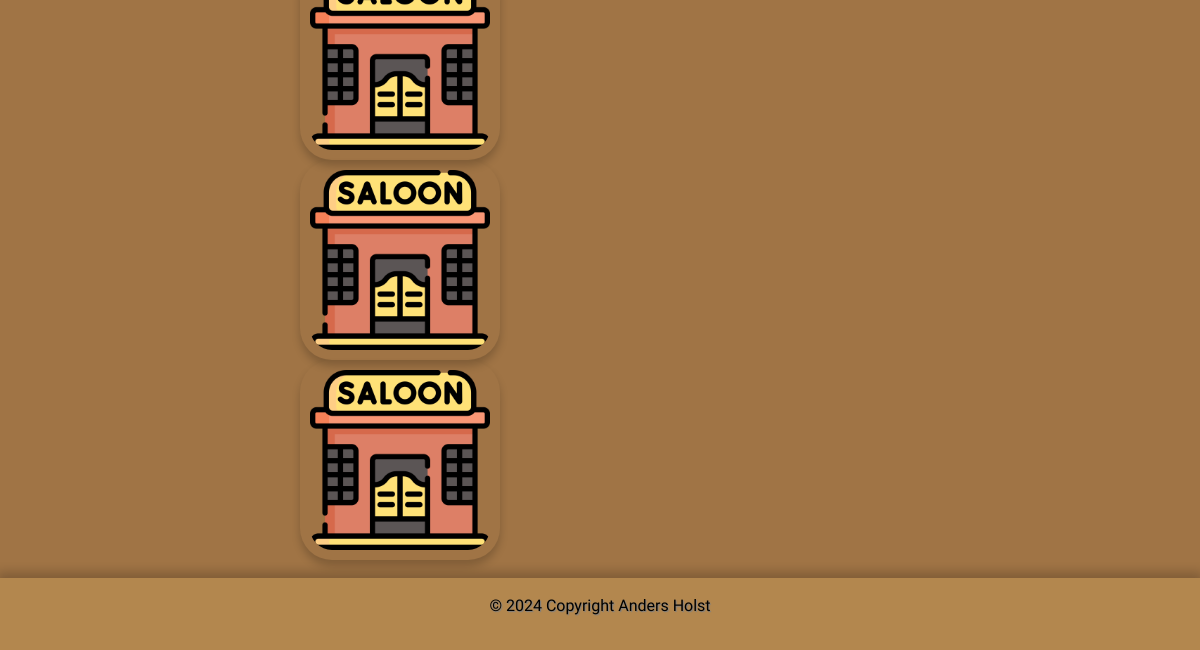
Before: /upload/ (lower part) with the older database file.
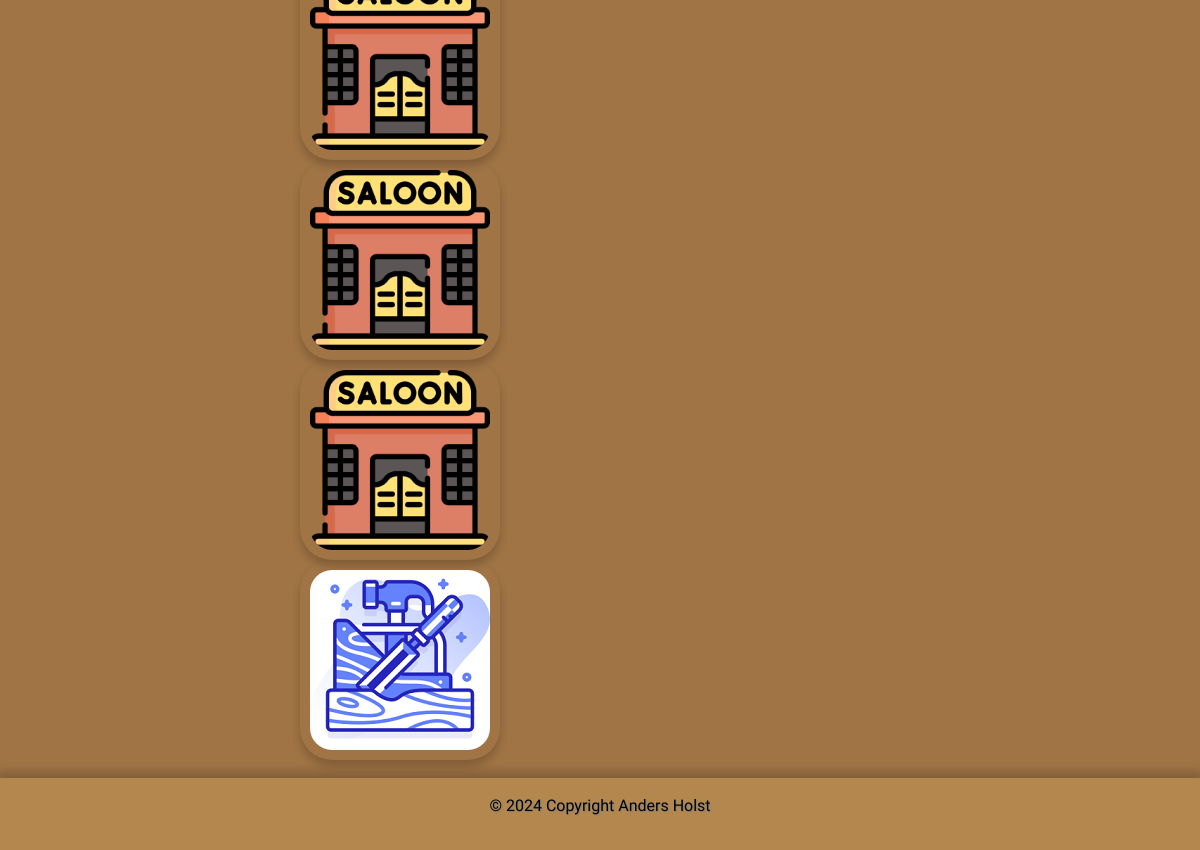
After: the same page with the newer database file.
### the_saloon/models.py (models this page shows)
class UploadedImage(models.Model):
    image = models.ImageField(upload_to='uploads/')
    uploaded_at = models.DateTimeField(auto_now_add=True)

### the_saloon/views.py (the view)
# urls.py: path('upload/', views.upload_image, name='upload_image'),
def upload_image(request):
    if request.method == 'POST':
        form = UploadImageForm(request.POST, request.FILES)
        if form.is_valid():
            form.save()
    else:
        form = UploadImageForm()
    images = UploadedImage.objects.all()
    return render(request, 'upload_image.html', {'form': form,
                                                 'images': images})

### the_saloon/templates/upload_image.html (shortened to what this page needs)
{% extends 'base.html' %}
{% block content %}
<div class="gallery-container">
  <div class="gallery-item col-md-8">
    {% for image in images %}
    <img src="{{ image.image.url }}"
    class="gallery" alt="Uploaded Image">
    {% empty %}
      No images uploaded yet.
    {% endfor %}
  </div>
  <div class="upload-img col-md-4">
  </div>
</div>
{% endblock %}

Changed rows visible on the page:
added UploadedImage: image (picture)
